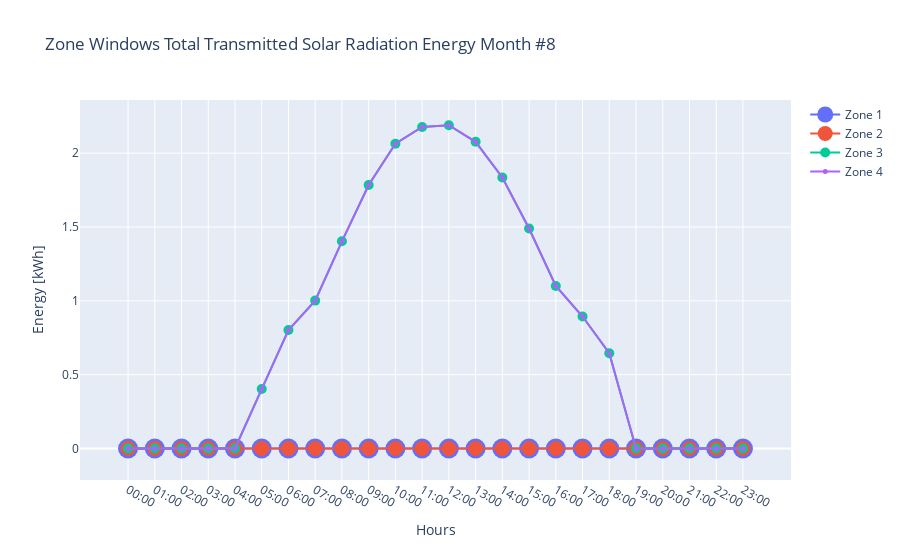

The cell this chart's notebook holds for it:
### Markdown cell above
## Plots

### Code cell
month_by_hour_zonal_plot("Zone Windows Total Transmitted Solar Radiation Energy", 8)
# zone 3 and 4 are the top

### Figure 1 — Plotly figure (JSON) as saved in the notebook; plotly's stock layout.template omitted (floating-point values rounded to 4 significant figures)
{"data": [{"marker": {"size": 20}, "mode": "lines+markers", "name": "Zone 1", "type": "scatter", "x": ["00:00", "01:00", "02:00", "03:00", "04:00", "05:00", "06:00", "07:00", "08:00", "09:00", "10:00", "11:00", "12:00", "13:00", "14:00", "15:00", "16:00", "17:00", "18:00", "19:00", "20:00", "21:00", "22:00", "23:00"], "y": [0, 0, 0, 0, 0, 0, 0, 0, 0, 0, 0, 0, 0, 0, 0, 0, 0, 0, 0, 0, 0, 0, 0, 0]}, {"marker": {"size": 15}, "mode": "lines+markers", "name": "Zone 2", "type": "scatter", "x": ["00:00", "01:00", "02:00", "03:00", "04:00", "05:00", "06:00", "07:00", "08:00", "09:00", "10:00", "11:00", "12:00", "13:00", "14:00", "15:00", "16:00", "17:00", "18:00", "19:00", "20:00", "21:00", "22:00", "23:00"], "y": [0, 0, 0, 0, 0, 0, 0, 0, 0, 0, 0, 0, 0, 0, 0, 0, 0, 0, 0, 0, 0, 0, 0, 0]}, {"marker": {"size": 10}, "mode": "lines+markers", "name": "Zone 3", "type": "scatter", "x": ["00:00", "01:00", "02:00", "03:00", "04:00", "05:00", "06:00", "07:00", "08:00", "09:00", "10:00", "11:00", "12:00", "13:00", "14:00", "15:00", "16:00", "17:00", "18:00", "19:00", "20:00", "21:00", "22:00", "23:00"], "y": [0, 0, 0, 0, 0, 0.4025, 0.8021, 1.001, 1.403, 1.784, 2.064, 2.177, 2.189, 2.077, 1.836, 1.49, 1.101, 0.8937, 0.6453, 0, 0, 0, 0, 0]}, {"marker": {"size": 5}, "mode": "lines+markers", "name": "Zone 4", "type": "scatter", "x": ["00:00", "01:00", "02:00", "03:00", "04:00", "05:00", "06:00", "07:00", "08:00", "09:00", "10:00", "11:00", "12:00", "13:00", "14:00", "15:00", "16:00", "17:00", "18:00", "19:00", "20:00", "21:00", "22:00", "23:00"], "y": [0, 0, 0, 0, 0, 0.4025, 0.8021, 1.001, 1.403, 1.784, 2.064, 2.177, 2.189, 2.077, 1.836, 1.49, 1.101, 0.8937, 0.6453, 0, 0, 0, 0, 0]}], "layout": {"title": {"text": "Zone Windows Total Transmitted Solar Radiation Energy Month #8"}, "xaxis": {"title": {"text": "Hours"}}, "yaxis": {"title": {"text": "Energy [kWh]"}}}}
